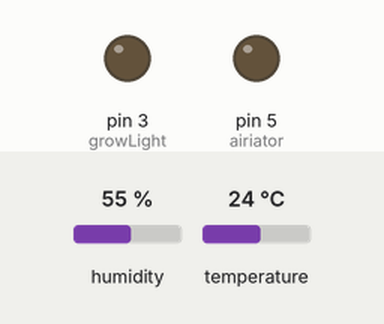
Bench run of a sketch on a simulated Arduino Uno, built with avr-gcc and run on an emulated ATmega328P. Parts: output pins drawn as LEDs (lit = HIGH). Dashed ring = blinking. Inputs (shaded band) come from the test bench; at power-on: humidity 55 %, temperature 24 °C. What the sketch prints to the serial monitor is not drawn.

Above: at 1.0 s.
At 2.5 s:
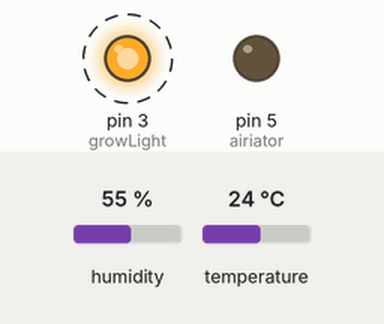
At 3.5 s:
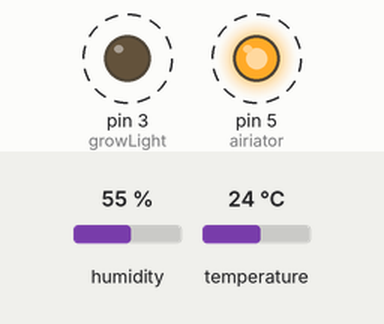
Timing chart, 0 to 4.6 s (numbered marks = the images above):
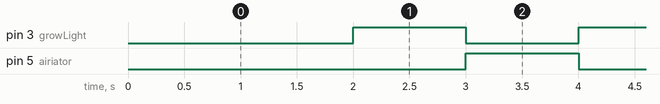

Measured:
- by itself, pin 3 (growLight), pin 5 (airiator): alternates HIGH for 1.0 s and LOW for 1.0 s

The sketch:

main-hy.ino
```cpp
/* GitHub : https://github.com/Pranav941/be-hydroponics
*/

#include <DHT.h>
#include <FastLED.h>

#define DHTPIN 2
#define DHTTYPE DHT11

#define growLight 3
#define airiator 5

float temp,humi;
String str1;

DHT dht(DHTPIN, DHTTYPE);

void setup() {
  // put your setup code here, to run once:
  Serial.begin(115200);
  dht.begin();
  pinMode(growLight, OUTPUT); // Define the Relaypin as output pin
  pinMode(airiator, OUTPUT); // Define the Relaypin as output pin
}

void loop() {
  EVERY_N_SECONDS(5) { // Min 2000 are required for DHT11 to update precisely
    temp = dht.readTemperature(); // Pass True argument for Farenheit
    humi = dht.readHumidity();
    str1 = "T" + String(temp,2) + "H" + String(humi,2);
    Serial.println(str1);
  }
  EVERY_N_SECONDS(2) { // Min 2000 are required for DHT11 to update precisely
  digitalWrite(growLight, HIGH); // Sends high signal
  digitalWrite(airiator, LOW); // Makes the signal low
  delay(1000); // Waits for 1 second
  digitalWrite(growLight, LOW); // Makes the signal low
  digitalWrite(airiator, HIGH); // Sends high signal
  delay(1000); // Waits for 1 second
  }
}
```
